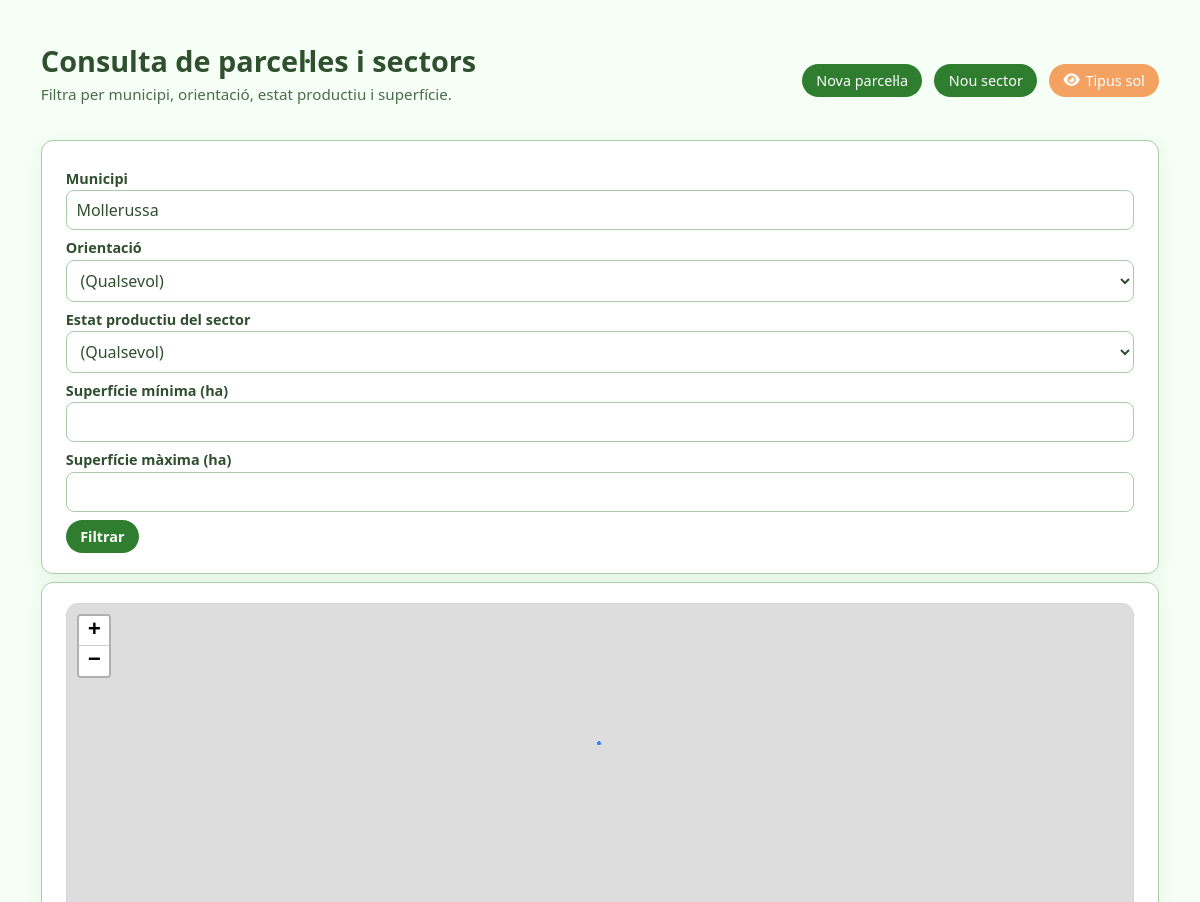
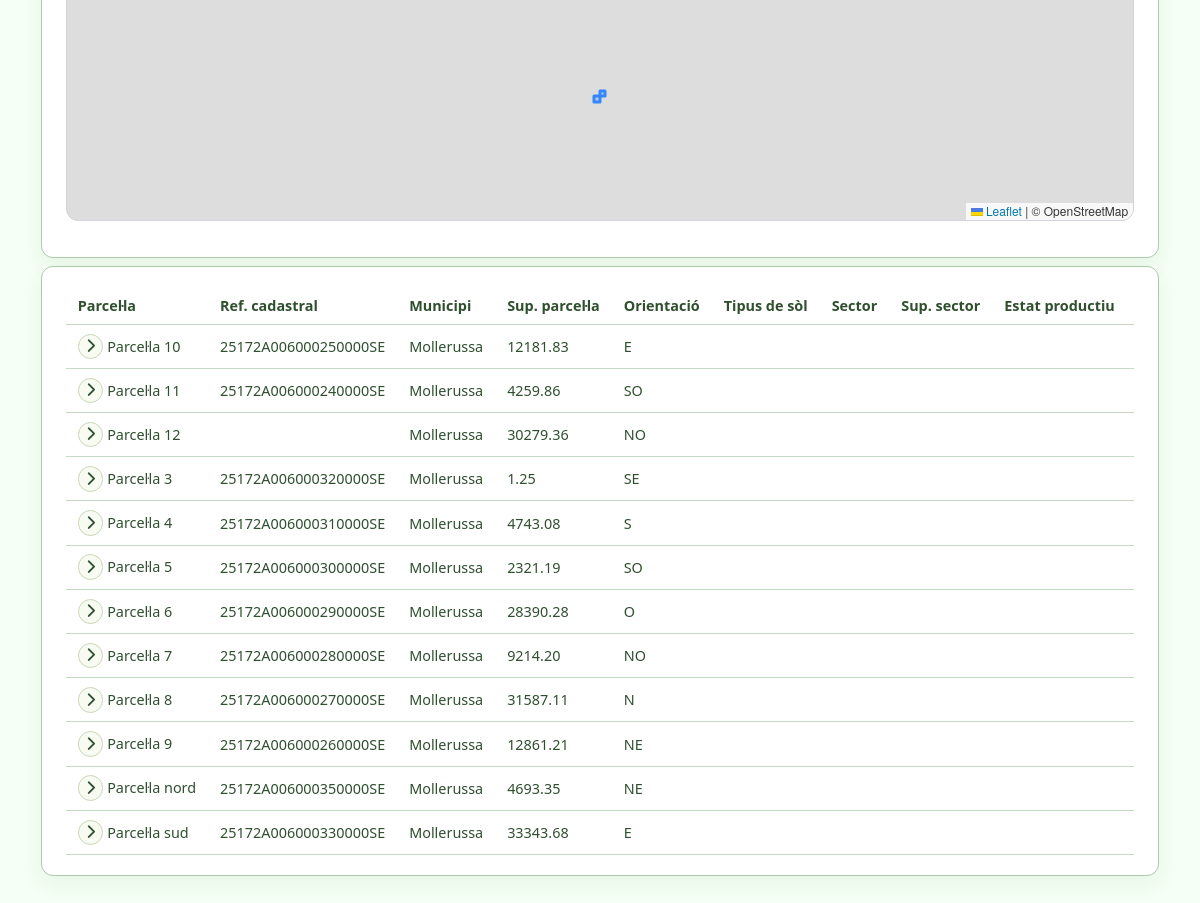
The app's page /PHP/consulta_parcela_sector.php?municipi=Mollerussa with its own data (2 pictures, top to bottom).
### tables this page shows
CREATE TABLE `parcela` (
  `id_parcela` int(11) NOT NULL AUTO_INCREMENT,
  `ref_cadastral` varchar(50) NOT NULL,
  `nom` varchar(100) DEFAULT NULL,
  `superficie` decimal(10,2) DEFAULT NULL,
  `descripcio` text DEFAULT NULL,
  `municipi` varchar(100) DEFAULT NULL,
  `geometria` geometry NOT NULL,
  `geometria_kml` longtext NOT NULL,
  `foto_url` varchar(255) DEFAULT NULL,
  `edafo` text DEFAULT NULL,
  `documentacio` text DEFAULT NULL,
  `created_at` timestamp NULL DEFAULT current_timestamp(),
  `pendent` decimal(5,2) DEFAULT NULL COMMENT 'Percentatge de pendent',
  `orientacio` enum('N','S','E','O','NE','NO','SE','SO') DEFAULT NULL COMMENT 'Orientació dominant',
  PRIMARY KEY (`id_parcela`),
  UNIQUE KEY `ref_cadastral` (`ref_cadastral`),
  SPATIAL KEY `geometria` (`geometria`)
);

### PHP/consulta_parcela_sector.php (the view, shortened to what this page needs)
<?php
$servername = "localhost";
$username   = "root";
$password   = "";
$dbname     = "web";
$conn = new mysqli($servername, $username, $password, $dbname);
$municipi        = $_GET['municipi']        ?? '';
$superficie_min  = $_GET['superficie_min']  ?? '';
$superficie_max  = $_GET['superficie_max']  ?? '';
$sql = "
SELECT
    p.id_parcela,
    p.ref_cadastral,
    p.nom        AS nom_parcela,
    p.municipi,
    p.superficie AS sup_parcela,
    p.orientacio,
    ps.tipus_sol,
    s.id_sector,
    s.nom        AS nom_sector,
    s.superficie AS sup_sector,
    s.estat_productiu,
    ST_AsGeoJSON(p.geometria) AS parcela_geojson,
    ST_AsGeoJSON(s.geometria) AS sector_geojson
FROM parcela p
LEFT JOIN (
    SELECT ps.id_parcela, GROUP_CONCAT(DISTINCT so.tipus ORDER BY so.tipus SEPARATOR ', ') AS tipus_sol
    FROM parcela_sol ps
    JOIN sol so ON so.id_sol = ps.id_sol
    GROUP BY ps.id_parcela
) ps ON ps.id_parcela = p.id_parcela
LEFT JOIN sector_parcela sp ON sp.id_parcela = p.id_parcela
LEFT JOIN sector s          ON s.id_sector   = sp.id_sector
";
$condicions = [];
if ($municipi !== '') {
    $municipi_esc = $conn->real_escape_string($municipi);
    $condicions[] = "p.municipi LIKE '%$municipi_esc%'";
}
if (!empty($condicions)) {
    $sql .= " WHERE " . implode(" AND ", $condicions);
}
$sql .= " ORDER BY p.municipi, p.nom, s.nom";
$result = $conn->query($sql);
$parceles = [];
if ($result) {
    while ($row = $result->fetch_assoc()) {
        $pid = $row['id_parcela'];
        if (!isset($parceles[$pid])) {
            $parceles[$pid] = [
                'id_parcela' => $pid,
                'ref_cadastral' => $row['ref_cadastral'] ?? '',
                'nom_parcela' => $row['nom_parcela'] ?? '',
                'municipi' => $row['municipi'] ?? '',
                'sup_parcela' => $row['sup_parcela'] ?? '',
                'orientacio' => $row['orientacio'] ?? '',
                'tipus_sol' => $row['tipus_sol'] ?? '',
                'sectors' => []
            ];
        }
        $sid = $row['id_sector'];
        if (!empty($sid)) {
            $parceles[$pid]['sectors'][] = [
                'id_sector' => $sid,
                'nom_sector' => $row['nom_sector'] ?? '',
                'sup_sector' => $row['sup_sector'] ?? '',
                'estat_productiu' => $row['estat_productiu'] ?? ''
            ];
        }
    }
}
?>
<!DOCTYPE html>
<html lang="ca">
<head>
    <link rel="stylesheet" href="../HTML/styles.css">
    <link rel="stylesheet" href="https://cdnjs.cloudflare.com/ajax/libs/font-awesome/6.5.1/css/all.min.css">
<link rel="stylesheet" href="https://unpkg.com/leaflet@1.9.4/dist/leaflet.css" />
    </head>
<body>
<div class="page">
<div class="page-header">
  <div class="panel-header">
    <div>
      <h1>Consulta de parcel·les i sectors</h1>
      <p class="page-subtitle">Filtra per municipi, orientació, estat productiu i superfície.</p>
    </div>
    <div class="page-header-actions">
      <a class="btn btn-primary" href="../HTML/parcela_nou.php">Nova parcel·la</a>
      <a class="btn btn-primary" href="../HTML/sector_nou.php">Nou sector</a>
      <a class="btn btn-primary" href="consulta_sol.php" style="background:#f4a261;">
        <i class="fa-solid fa-eye" aria-hidden="true"></i>
        Tipus sol
      </a>
    </div>
  </div>
</div>
<div class="panel">
<form method="get" class="form-grid-2">
    <label>Municipi</label>
    <input type="text" name="municipi" value="<?php echo htmlspecialchars($municipi); ?>">
    <label>Orientació</label>
    <select name="orientacio">
        <option value="">(Qualsevol)</option>
    </select>
    <label>Estat productiu del sector</label>
    <select name="estat_productiu">
        <option value="">(Qualsevol)</option>
    </select>
    <label>Superfície mínima (ha)</label>
    <input type="number" step="0.01" name="superficie_min" value="<?php echo htmlspecialchars($superficie_min); ?>">
    <label>Superfície màxima (ha)</label>
    <input type="number" step="0.01" name="superficie_max" value="<?php echo htmlspecialchars($superficie_max); ?>">
    <button type="submit" class="btn btn-primary mt-2">Filtrar</button>
</form>
</div>
<div class="panel mt-2">
  <div id="map"></div>
</div>
<div class="panel mt-2">
<?php
if (!empty($parceles)): ?>
    <div class="table-scroll">
    <table id="resultTable" class="table">
        <tr>
            <th>Parcel·la</th>
            <th>Ref. cadastral</th>
            <th>Municipi</th>
            <th>Sup. parcel·la</th>
            <th>Orientació</th>
            <th>Tipus de sòl</th>
            <th>Sector</th>
            <th>Sup. sector</th>
            <th>Estat productiu</th>
            <th>Accions</th>
        </tr>
        <?php
        foreach ($parceles as $parcela):
            $pid = $parcela['id_parcela'];
            $hasSectors = !empty($parcela['sectors']);
        ?>
        <tr class="clickable parcela-row" data-parcela-id="<?php echo htmlspecialchars($pid); ?>">
            <td>
              <?php if ($hasSectors): ?>
                <button type="button" class="toggle-btn" aria-expanded="false" aria-label="Mostrar sectors" data-toggle="<?php echo htmlspecialchars($pid); ?>">
                  <i class="fa-solid fa-chevron-right" aria-hidden="true"></i>
                </button>
              <?php endif; ?>
              <?php echo htmlspecialchars($parcela['nom_parcela'] ?? ''); ?>
            </td>
            <td><?php echo htmlspecialchars($parcela['ref_cadastral'] ?? ''); ?></td>
            <td><?php echo htmlspecialchars($parcela['municipi'] ?? ''); ?></td>
            <td><?php echo htmlspecialchars($parcela['sup_parcela'] ?? ''); ?></td>
            <td><?php echo htmlspecialchars($parcela['orientacio'] ?? ''); ?></td>
            <td><?php echo htmlspecialchars($parcela['tipus_sol'] ?? ''); ?></td>
            <td></td>
            <td></td>
            <td></td>
            <td>
            </td>
        </tr>
        <?php endforeach; ?>
    </table>
    </div>
<?php else: ?>
    <p>No hi ha resultats amb aquests filtres.</p>
<?php endif; ?>
</div>
</div>
</body>
</html>

### HTML/styles.css (style rules this page uses)
*, *::before, *::after { box-sizing: border-box; }
html, body { margin: 0; padding: 0; }
body { font-family: system-ui, -apple-system, BlinkMacSystemFont, "Segoe UI", sans-serif; background: #f0f4f0; color: #2f4f2f; }
body:not(.app-layout-body) { padding: 1.5rem; min-height: 100vh; background: #f5fff5; }
.page { max-width: 1600px; margin: 0 auto; padding: clamp(1rem, 1.4vw, 1.5rem); color: #2f4f2f; }
.page-header { margin-bottom: 1.25rem; }
.page-header h1, .page-header h2 { margin: 0; font-size: 1.8rem; color: #2f4f2f; }
.page-subtitle { margin: 0.25rem 0 1rem; color: #4c6b4c; font-size: 0.95rem; }
.panel { background: #ffffff; border-radius: 0.75rem; padding: 1.25rem 1.5rem; border: 1px solid #aacbaa; box-shadow: 0 8px 20px rgba(47, 125, 47, 0.08); }
.panel-header { display: flex; justify-content: space-between; align-items: center; margin-bottom: 0.75rem; color: #2f4f2f; }
#map { height: 520px; border-radius: 0.75rem; border: 1px solid #d1d5db; margin-bottom: 1rem; }
form { display: block; width: 100%; }
label { font-weight: 600; font-size: 0.9rem; color: #2f4f2f; display: block; margin-top: 0.5rem; margin-bottom: 0.15rem; }
input, textarea, select { width: 100%; padding: 0.5rem 0.6rem; border-radius: 0.5rem; border: 1px solid #aacbaa; font: inherit; color: inherit; background-color: #ffffff; }
.btn { display: inline-flex; align-items: center; justify-content: center; padding: 0.45rem 0.9rem; border-radius: 999px; border: none; font-size: 0.9rem; cursor: pointer; text-decoration: none; gap: 0.35rem; }
.btn-primary { background: #2f7d2f; color: #ffffff; }
button { font: inherit; }
form button { background: #2f7d2f; color: #ffffff; border: 1px solid #2f7d2f; padding: 0.6rem 0.75rem; border-radius: 0.5rem; cursor: pointer; font-weight: 600; transition: background 0.15s ease, border-color 0.15s ease; }
.table-scroll { width: 100%; max-width: 100%; overflow-x: auto; overflow-y: hidden; -webkit-overflow-scrolling: touch; }
.table { width: max-content; min-width: 100%; border-collapse: collapse; font-size: 0.9rem; color: #2f4f2f; }
.table th, .table td { padding: 0.55rem 0.75rem; border-bottom: 1px solid #c3d9c3; text-align: left; }
.table tr.clickable { cursor: pointer; }
.mt-2 { margin-top: 0.5rem; }

### PHP/consulta_parcela_sector.php (style rules this page uses)
.page-header-actions { display: flex; gap: 0.75rem; justify-content: flex-end; flex-wrap: wrap; }
.toggle-btn { display: inline-flex; align-items: center; justify-content: center; width: 1.6rem; height: 1.6rem; border-radius: 999px; border: 1px solid #c7d7b6; background: #f7fbf2; color: #2f4f2f; cursor: pointer; }

### records on screen
parcela: nom "Parcel·la 10", ref_cadastral "25172A006000250000SE", municipi "Mollerussa", superficie "12181.83", orientacio "E"
parcela: nom "Parcel·la 11", ref_cadastral "25172A006000240000SE", municipi "Mollerussa", superficie "4259.86", orientacio "SO"
parcela: nom "Parcel·la 12", municipi "Mollerussa", superficie "30279.36", orientacio "NO"
parcela: nom "Parcel·la 3", ref_cadastral "25172A006000320000SE", municipi "Mollerussa", superficie "1.25", orientacio "SE"
parcela: nom "Parcel·la 4", ref_cadastral "25172A006000310000SE", municipi "Mollerussa", superficie "4743.08", orientacio "S"
parcela: nom "Parcel·la 5", ref_cadastral "25172A006000300000SE", municipi "Mollerussa", superficie "2321.19", orientacio "SO"
parcela: nom "Parcel·la 6", ref_cadastral "25172A006000290000SE", municipi "Mollerussa", superficie "28390.28", orientacio "O"
parcela: nom "Parcel·la 7", ref_cadastral "25172A006000280000SE", municipi "Mollerussa", superficie "9214.20", orientacio "NO"
parcela: nom "Parcel·la 8", ref_cadastral "25172A006000270000SE", municipi "Mollerussa", superficie "31587.11", orientacio "N"
parcela: nom "Parcel·la 9", ref_cadastral "25172A006000260000SE", municipi "Mollerussa", superficie "12861.21", orientacio "NE"
parcela: nom "Parcel·la nord", ref_cadastral "25172A006000350000SE", municipi "Mollerussa", superficie "4693.35", orientacio "NE"
parcela: nom "Parcel·la sud", ref_cadastral "25172A006000330000SE", municipi "Mollerussa", superficie "33343.68", orientacio "E"
